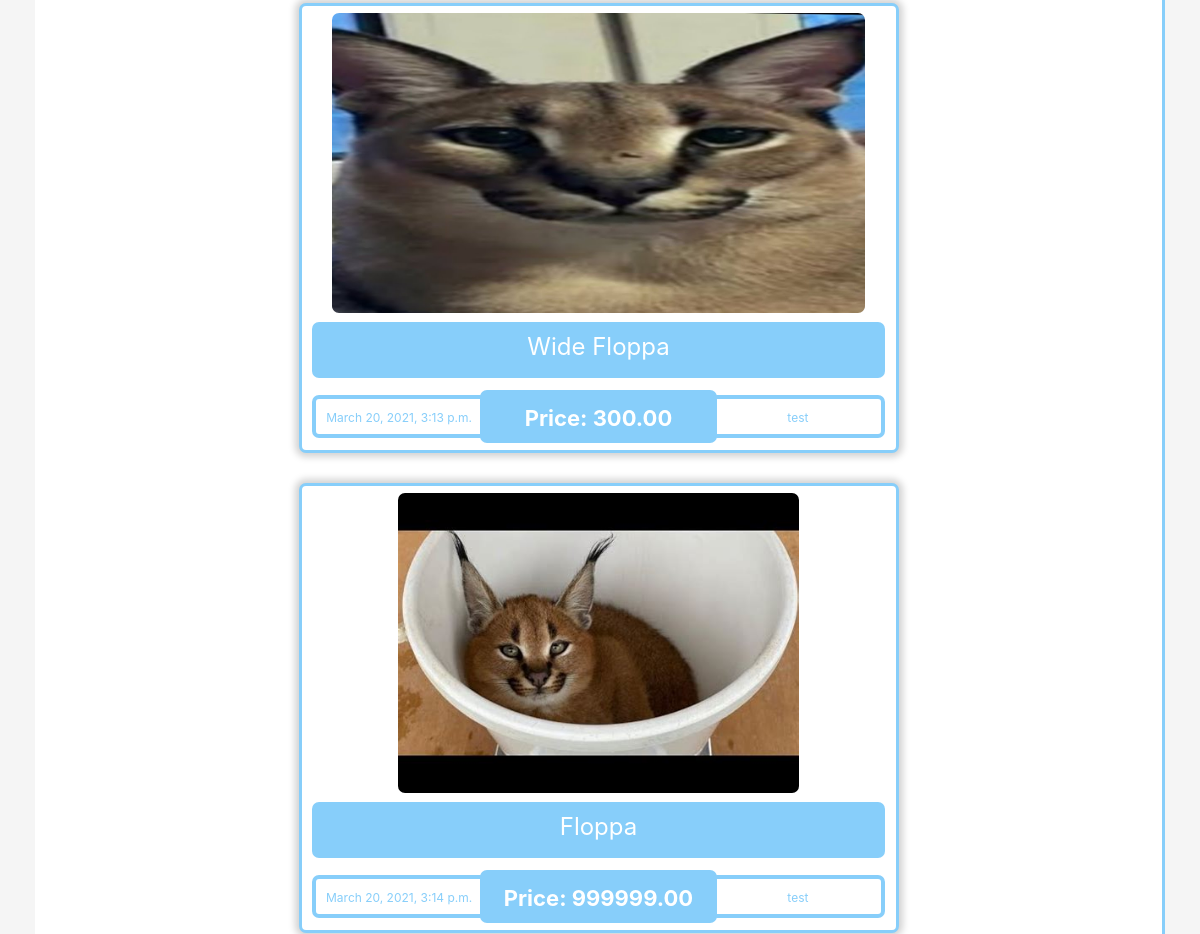
The app's page / (middle part), older data.
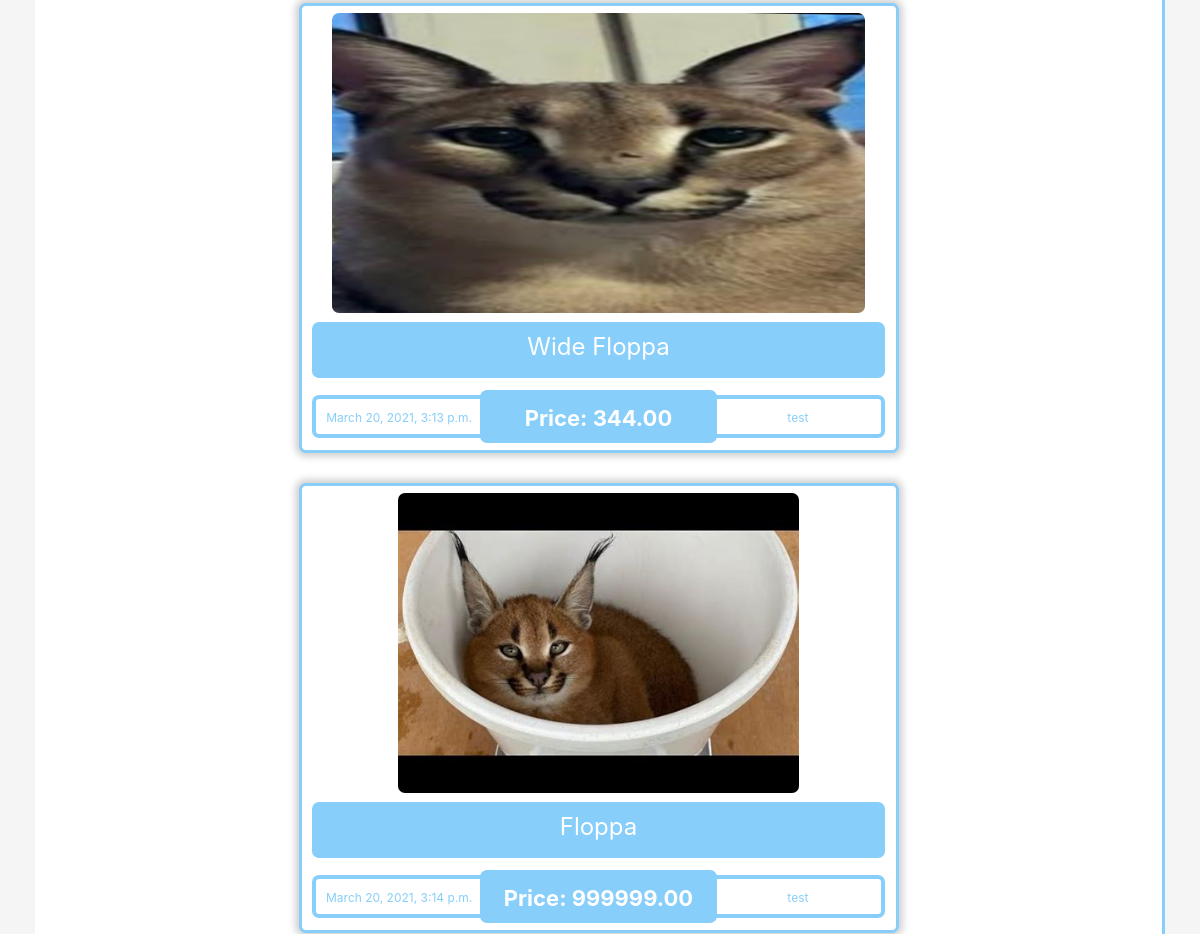
The same page, newer data.
### auctions/models.py (models this page shows, shortened)
class Listing(models.Model):
    title = models.CharField(max_length=80)
    description = models.TextField()
    owner = models.ForeignKey(User, on_delete=models.CASCADE, related_name="listings")
    date = models.DateTimeField(auto_now_add=True)
    start_price = models.DecimalField(max_digits=12, decimal_places=2)
    current_price = models.DecimalField(max_digits=12, decimal_places=2)
    active = models.BooleanField(default=True)
    winner = models.ForeignKey(User, blank=True, null=True, on_delete=models.CASCADE, related_name="auctions_won")
    image = models.ImageField(upload_to="images/", blank=True)
    category = models.ForeignKey(Category, on_delete=models.PROTECT, blank=True, related_name="listings")

class User(AbstractUser):
    pass

### auctions/views.py (the view)
# urls.py: path("", views.index, name="index"),
def index(request):
    listings = Listing.objects.filter(active=True)
    return render(request, 'auctions/index.html', {
        'listings': listings,
    })

### auctions/templates/auctions/index.html (shortened to what this page needs)
{% extends "auctions/layout.html" %}
{% load static %}
{% block body %}
    <div id="flex-container">
    {% for listing in listings %}
        <div class="listing-thumbnail-grid">
            <div  class="listing-thumbnail-image">
                <a href="{% url 'auctions:listing' listing.id %}">
                    {% if listing.image %}
                        <img src="{{ listing.image.url }}" alt="{{ listing.image.url }}">
                    {% else %}
                        <img src="{% static 'admin/img/image_not_available.png' %}" alt="Image not available.">
                    {% endif %}
                </a>
            </div>
            <div class="listing-thumbnail-name">
                <a href="{% url 'auctions:listing' listing.id %}">
                    {{ listing.title }}
                </a>
            </div>
            <div class="listing-thumbnail-date">
                {{ listing.date }}
            </div>
            <b class="listing-thumbnail-price">Price: {{ listing.current_price }}</b><br>
            <div class="listing-thumbnail-owner">
                {{ listing.owner }}
            </div>
        </div>
    {% empty %}
    <div>
        <li>Empty : (</li>
    </div>
    {% endfor %}
    </div>
{% endblock %}

Row changes from the older to the newer data that the page shows:
changed Listing "Wide Floppa": current_price "300.00" → "344.00"
